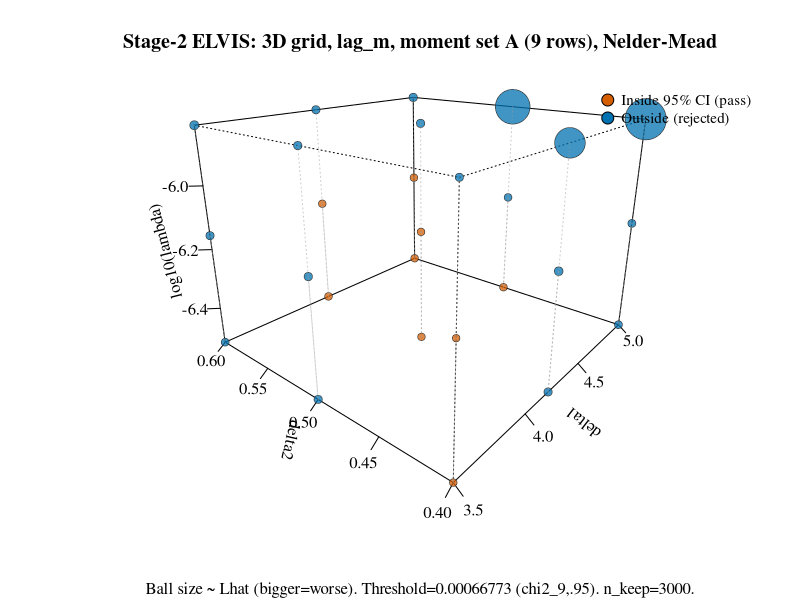

Generate this figure with R:
## Stage-2 ELVIS: 3D cube plot of the 27-point (lambda,delta1,delta2) grid --
## axes = the three parameters, ball size = Lhat (bigger = worse), color =
## pass/fail chi2_9 test-inversion (2026-09-09). No scatterplot3d/plot3D/
## plotly installed -- built manually via persp()'s own 3D transform
## (trans3d) with a dummy invisible surface just to establish the axes/box,
## then points overlaid at their true (delta1,delta2,log10(lambda)).

df <- read.csv("Code/Products/1255-grid3d-lag_m-combined.csv")

qc <- qchisq(0.95, 9); n <- 32232
Lmin <- min(df$Lhat); thr <- Lmin + qc / (2 * n)
df$pass <- df$Lhat <= thr
df$logl <- log10(df$lambda)

wong_red <- "#D55E00"; wong_blue <- "#0072B2"

## Dummy flat surface purely to set up the persp() 3D transform/axes -- its
## own z-values are irrelevant (zlim overrides), it's never drawn (border=NA).
d1r <- range(df$delta1); d2r <- range(df$delta2); lr <- range(df$logl)
dummy_z <- matrix(mean(lr), 2, 2)

png("Paper/images/1257-stage2-grid3d-cube.png", width = 2600, height = 2000, res = 220)
par(family = "Times")
res <- persp(d1r, d2r, dummy_z, zlim = lr, theta = -50, phi = 20, expand = 0.75,
             col = NA, border = NA, box = TRUE, ticktype = "detailed",
             xlab = "delta1", ylab = "delta2", zlab = "log10(lambda)",
             main = "Stage-2 ELVIS: 3D grid, lag_m, moment set A (9 rows), Nelder-Mead",
             sub = sprintf("Ball size ~ Lhat (bigger=worse). Threshold=%.5g (chi2_9,.95). n_keep=3000.", thr))

## Sort so smaller (better/passing, typically) balls draw last / on top where
## they overlap larger ones -- draw worst (largest) first, best (smallest) last.
ord <- order(-df$Lhat)
dfo <- df[ord, ]
pts <- trans3d(dfo$delta1, dfo$delta2, dfo$logl, res)

## Ball size: linear in Lhat, mapped to a readable cex range.
cex_v <- 1.0 + 4.5 * (dfo$Lhat - min(df$Lhat)) / (max(df$Lhat) - min(df$Lhat))

points(pts, pch = 21, cex = cex_v,
       bg = adjustcolor(ifelse(dfo$pass, wong_red, wong_blue), alpha.f = 0.75),
       col = "grey20", lwd = 0.6)

## Drop vertical guide lines from each ball down to the delta1-delta2 floor
## (at the min log-lambda), to make the 3D position easier to read.
floor_z <- lr[1]
for (i in seq_len(nrow(dfo))) {
    seg <- trans3d(rep(dfo$delta1[i], 2), rep(dfo$delta2[i], 2), c(dfo$logl[i], floor_z), res)
    lines(seg, col = adjustcolor("grey60", alpha.f = 0.5), lty = 3)
}

legend("topright", legend = c("Inside 95% CI (pass)", "Outside (rejected)"),
       pt.bg = c(wong_red, wong_blue), pch = 21, pt.cex = 1.6, bty = "n", cex = 0.9)
dev.off()
cat("Saved: Paper/images/1257-stage2-grid3d-cube.png\n")
